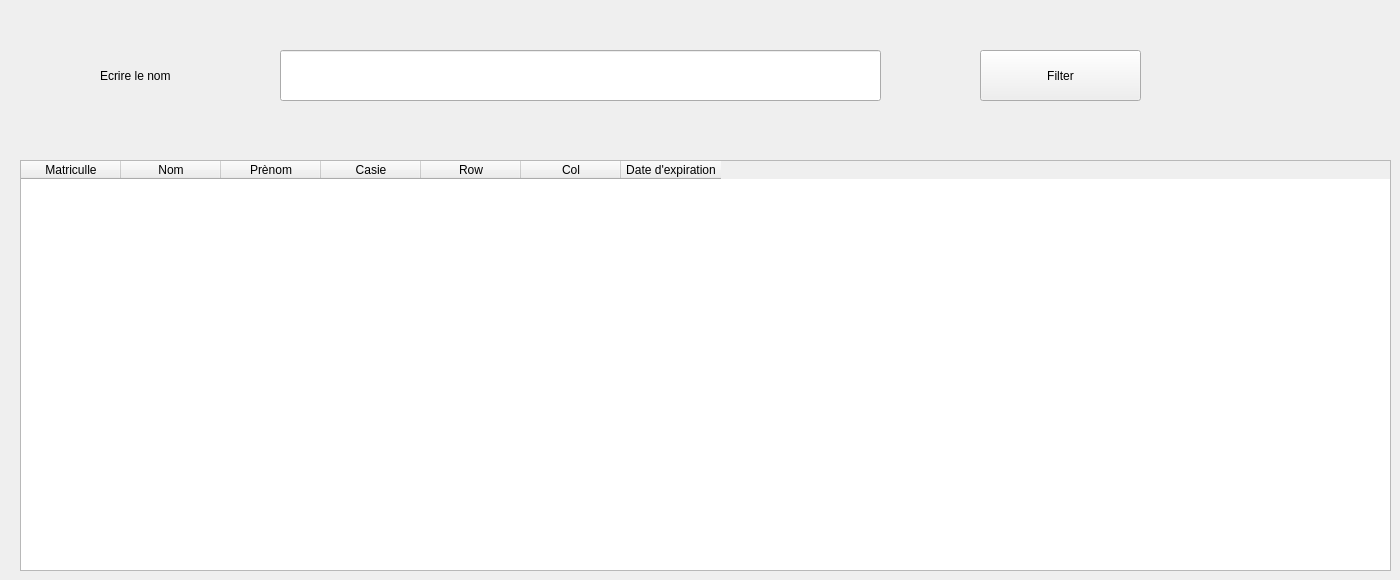
      <widget class="QWidget" name="tab_3">
       <attribute name="title">
        <string>Tab 1</string>
       </attribute>
       <widget class="QTableWidget" name="tableWidget">
        <property name="geometry">
         <rect>
          <x>20</x>
          <y>160</y>
          <width>1371</width>
          <height>411</height>
         </rect>
        </property>
        <column>
         <property name="text">
          <string>Matriculle</string>
         </property>
        </column>
        <column>
         <property name="text">
          <string>Nom</string>
         </property>
        </column>
        <column>
         <property name="text">
          <string>Prènom</string>
         </property>
        </column>
        <column>
         <property name="text">
          <string>Casie</string>
         </property>
        </column>
        <column>
         <property name="text">
          <string>Row</string>
         </property>
        </column>
        <column>
         <property name="text">
          <string>Col</string>
         </property>
        </column>
        <column>
         <property name="text">
          <string>Date d'expiration</string>
         </property>
        </column>
       </widget>
       <widget class="QPushButton" name="pushButton_3">
        <property name="geometry">
         <rect>
          <x>980</x>
          <y>50</y>
          <width>161</width>
          <height>51</height>
         </rect>
        </property>
        <property name="text">
         <string>Filter</string>
        </property>
       </widget>
       <widget class="QLineEdit" name="lineEdit">
        <property name="geometry">
         <rect>
          <x>280</x>
          <y>50</y>
          <width>601</width>
          <height>51</height>
         </rect>
        </property>
       </widget>
       <widget class="QLabel" name="label_27">
        <property name="geometry">
         <rect>
          <x>100</x>
          <y>55</y>
          <width>151</width>
          <height>41</height>
         </rect>
        </property>
        <property name="text">
         <string>Ecrire le nom</string>
        </property>
       </widget>
      </widget>
